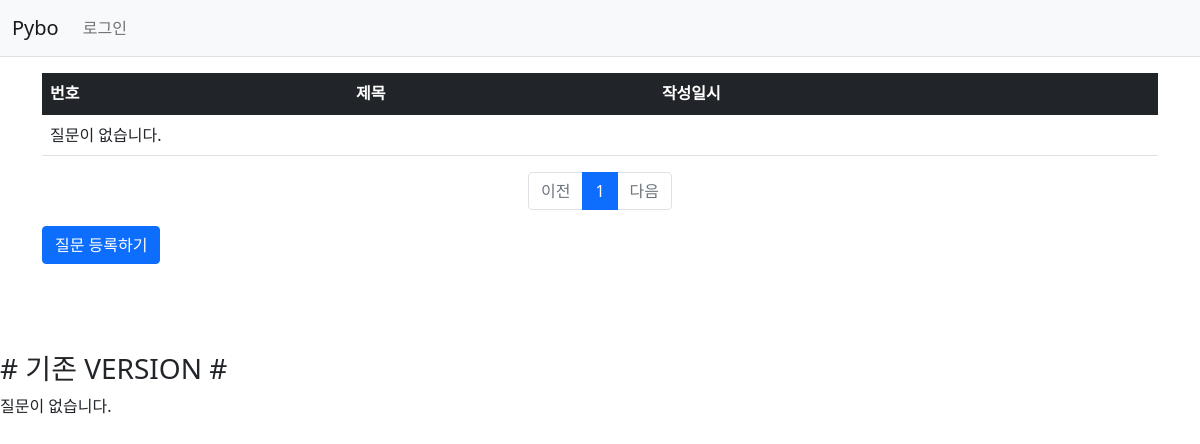
The page /pybo/ on the database as committed earlier.
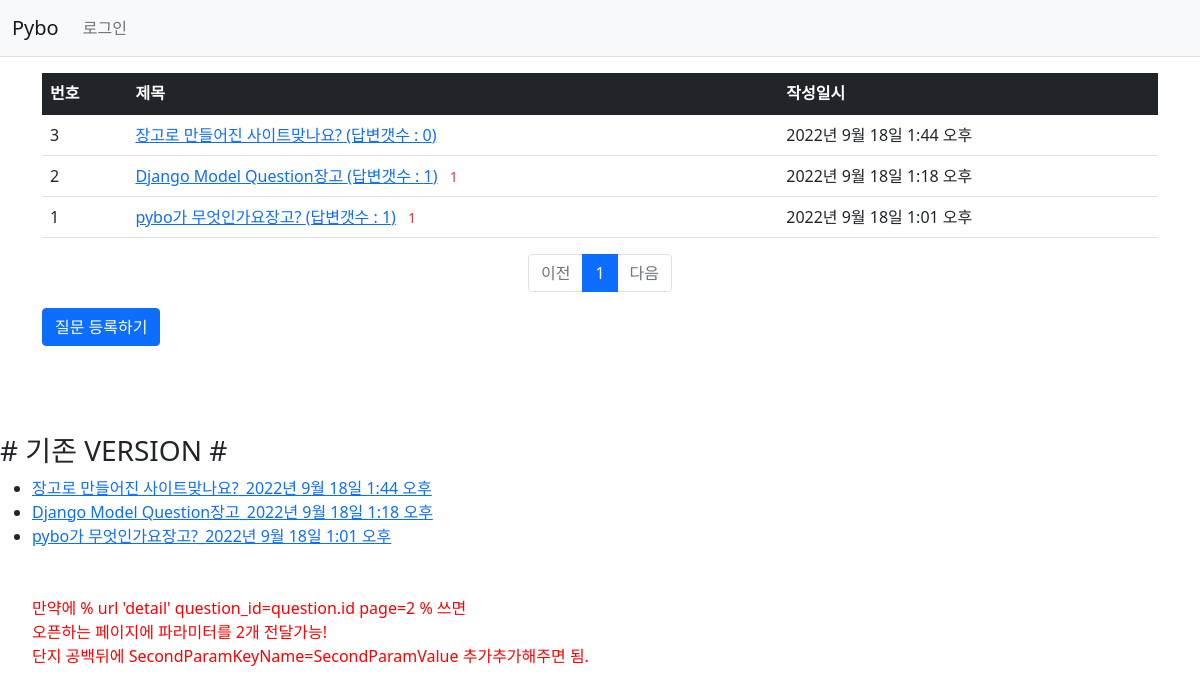
The same page on the database as committed later.
### pybo/models.py (models this page shows, shortened)
class Question(models.Model):
    subject = models.CharField(max_length=200)
    content = models.TextField()
    create_date = models.DateTimeField()

### pybo/views.py (the view)
# urls.py: 만약에 path('/', views.index),
def index(request):
    page = request.GET.get('page', '1')  # 페이지 initial 값
    question_list = Question.objects.order_by('-create_date')
    '''
     question_lit 를  정렬하여 끌고오기- 정렬순이 강제된 상태..   order by 뒤를 변수화 하면 어떨까?

     - 를 눈여겨 볼 것.  DESC와 같다, 즉 최신 값부터 끌고오도록 한다는 의미

    '''
    paginator = Paginator(question_list, 10)  # 페이지당 10개씩 보여주기
    page_obj = paginator.get_page(page)
    context = {'question_list': page_obj}
    '''
       querySet 을  context 라는 곳에 담아버리기. ,  body에  뭉쳐담아서 response 하기
    '''
    return render(request, 'pybo/question_list.html', context)
    '''
        index  >>  기본적으로  /pybo/ 로 들어온 경우 꺼내올 VIEW 지정..

     question_lit 를  정렬하여 끌고오기- 정렬순이 강제된 상태..   order by 뒤를 변수화 하면 어떨까?
    '''

### pybo/templatetags/pybo_filter.py (called while the page is built)
@register.filter
def sub(value, arg):
    return value - arg

### templates/pybo/question_list.html
{% extends 'base.html' %}
{% load pybo_filter %}
{% block content %}
<div class="container my-3">
    <table class="table">
        <thead>
        <tr class="table-dark">
            <th>번호</th>
            <th>제목</th>
            <th>작성일시</th>
        </tr>
        </thead>
        <tbody>
        {% if question_list %}
        {% for question in question_list %}
        <tr>
            <td>
                {{ question_list.paginator.count|sub:question_list.start_index|sub:forloop.counter0|add:1 }}
            </td>
            <td>
                <a href="{% url 'pybo:detail' question.id %}"> {{ question.subject }}  (답변갯수 : {{ question.answer_set.count }})</a>
                {% if question.answer_set.count > 0 %}
                <span class="text-danger small mx-2">{{ question.answer_set.count }}</span>
                {% endif %}
            </td>
            <td>{{ question.create_date }}</td>
        </tr>
        {% endfor %}
        {% else %}
        <tr>
            <td colspan="3">질문이 없습니다.</td>
        </tr>
        {% endif %}
        </tbody>
    </table>
    <ul class="pagination justify-content-center">
        {% if question_list.has_previous %}
        <li class="page-item">
            <a class="page-link" href="?page={{ question_list.previous_page_number }}">이전</a>
        </li>
        {% else %}
        <li class="page-item disabled">
            <a class="page-link" tabindex="-1" aria-disabled="true" href="#">이전</a>
        </li>
        {% endif %}
        {% for page_number in question_list.paginator.page_range %}
        {% if page_number >= question_list.number|add:-5 and page_number <= question_list.number|add:5 %}
        {% if page_number == question_list.number %}
        <li class="page-item active" aria-current="page">
            <a class="page-link" href="?page={{ page_number }}">{{ page_number }}</a>
        </li>
        {% else %}
        <li class="page-item">
            <a class="page-link" href="?page={{ page_number }}">{{ page_number }}</a>
        </li>
        {% endif %}
        {% endif %}
        {% endfor %}
        {% if question_list.has_next %}
        <li class="page-item">
            <a class="page-link" href="?page={{ question_list.next_page_number }}">다음</a>
        </li>
        {% else %}
        <li class="page-item disabled">
            <a class="page-link" tabindex="-1" aria-disabled="true" href="#">다음</a>
        </li>
        {% endif %}
    </ul>
    <a href="{% url 'pybo:question_create' %}" class="btn btn-primary">질문 등록하기</a>
</div>
<br>
<br>
<br>
<h3># 기존 VERSION #</h3>
{% if question_list %}
    <ul>
    {% for question in question_list %}
        <li><a href="{% url 'pybo:detail' question.id %}">{{ question.subject }}_{{question.create_date}}</a></li>
    {% endfor %}
        <li  style="color:red;list-style:none;"><br/><br/>만약에  % url 'detail' question_id=question.id page=2 % 쓰면
            <br/>오픈하는 페이지에 파라미터를 2개 전달가능!
            <br/>단지 공백뒤에 SecondParamKeyName=SecondParamValue 추가추가해주면 됨.</li>
    </ul>
{% else %}
    <p>질문이 없습니다.</p>
{% endif %}
{% endblock %}

### templates/base.html (shortened to what this page needs)
{% load static %}
<!doctype html>
<html lang="ko">
<head>
    <link rel="stylesheet" type="text/css" href="{% static 'bootstrap.min.css' %}">
    <link rel="stylesheet" type="text/css" href="{% static 'style.css' %}">
</head>
<body>
{% include "navbar.html" %}
{% block content %}
{% endblock %}
</body>
</html>

### templates/navbar.html (shortened to what this page needs)
<nav class="navbar navbar-expand-lg navbar-light bg-light border-bottom">
    <div class="container-fluid">
        <a class="navbar-brand" href="{% url 'pybo:index' %}">Pybo</a>
        <div class="collapse navbar-collapse" id="navbarSupportedContent">
            <ul class="navbar-nav me-auto mb-2 mb-lg-0">
                <li class="nav-item">
                    {% if user.is_authenticated %}
                    <a class="nav-link" href="{% url 'common:logout' %}">{{ user.username }} (로그아웃)</a>
                    {% else %}
                    <a class="nav-link" href="{% url 'common:login' %}">로그인</a>
                    {% endif %}
                </li>
            </ul>
        </div>
    </div>
</nav>

Rows that differ between the two databases and show on the page:
added Question: paginator.count|sub "3", subject "장고로 만들어진 사이트맞나요?", answer_set.count "0", create_date "2022년 9월 18일 1:44 오후"
added Question: paginator.count|sub "2", subject "Django Model Question장고", answer_set.count "1", create_date "2022년 9월 18일 1:18 오후"
added Question: paginator.count|sub "1", subject "pybo가 무엇인가요장고?", answer_set.count "1", create_date "2022년 9월 18일 1:01 오후"
Other text that changed with them:
text no longer shown: "질문이 없습니다. 질문이 없습니다."
text now shown: "만약에 % url 'detail' question_id=question.id page=2 % 쓰면 오픈하는 페이지에 파라미터를 2개 전달가능! 단지 공백뒤에 SecondParamKeyName=SecondParamValue 추가추가해주면 됨."
